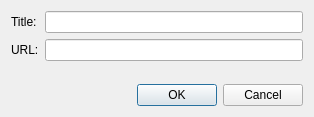
<ui version="4.0" >
 <class>AddLinkDialog</class>
 <widget class="QDialog" name="AddLinkDialog" >
  <property name="geometry" >
   <rect>
    <x>0</x>
    <y>0</y>
    <width>314</width>
    <height>117</height>
   </rect>
  </property>
  <property name="windowTitle" >
   <string>Insert Link</string>
  </property>
  <property name="sizeGripEnabled" >
   <bool>false</bool>
  </property>
  <property name="modal" >
   <bool>true</bool>
  </property>
  <layout class="QVBoxLayout" >
   <item>
    <layout class="QVBoxLayout" >
     <item>
      <layout class="QGridLayout" >
       <item row="0" column="0" >
        <widget class="QLabel" name="label" >
         <property name="text" >
          <string>Title:</string>
         </property>
        </widget>
       </item>
       <item row="0" column="1" >
        <widget class="QLineEdit" name="titleInput" />
       </item>
       <item row="1" column="0" >
        <widget class="QLabel" name="label_2" >
         <property name="text" >
          <string>URL:</string>
         </property>
        </widget>
       </item>
       <item row="1" column="1" >
        <widget class="QLineEdit" name="urlInput" />
       </item>
      </layout>
     </item>
     <item>
      <spacer>
       <property name="orientation" >
        <enum>Qt::Vertical</enum>
       </property>
       <property name="sizeHint" >
        <size>
         <width>20</width>
         <height>40</height>
        </size>
       </property>
      </spacer>
     </item>
     <item>
      <widget class="QDialogButtonBox" name="buttonBox" >
       <property name="orientation" >
        <enum>Qt::Horizontal</enum>
       </property>
       <property name="standardButtons" >
        <set>QDialogButtonBox::Cancel|QDialogButtonBox::NoButton|QDialogButtonBox::Ok</set>
       </property>
      </widget>
     </item>
    </layout>
   </item>
  </layout>
 </widget>
 <resources/>
 <connections>
  <connection>
   <sender>buttonBox</sender>
   <signal>accepted()</signal>
   <receiver>AddLinkDialog</receiver>
   <slot>accept()</slot>
   <hints>
    <hint type="sourcelabel" >
     <x>248</x>
     <y>254</y>
    </hint>
    <hint type="destinationlabel" >
     <x>157</x>
     <y>274</y>
    </hint>
   </hints>
  </connection>
  <connection>
   <sender>buttonBox</sender>
   <signal>rejected()</signal>
   <receiver>AddLinkDialog</receiver>
   <slot>reject()</slot>
   <hints>
    <hint type="sourcelabel" >
     <x>316</x>
     <y>260</y>
    </hint>
    <hint type="destinationlabel" >
     <x>286</x>
     <y>274</y>
    </hint>
   </hints>
  </connection>
 </connections>
</ui>
